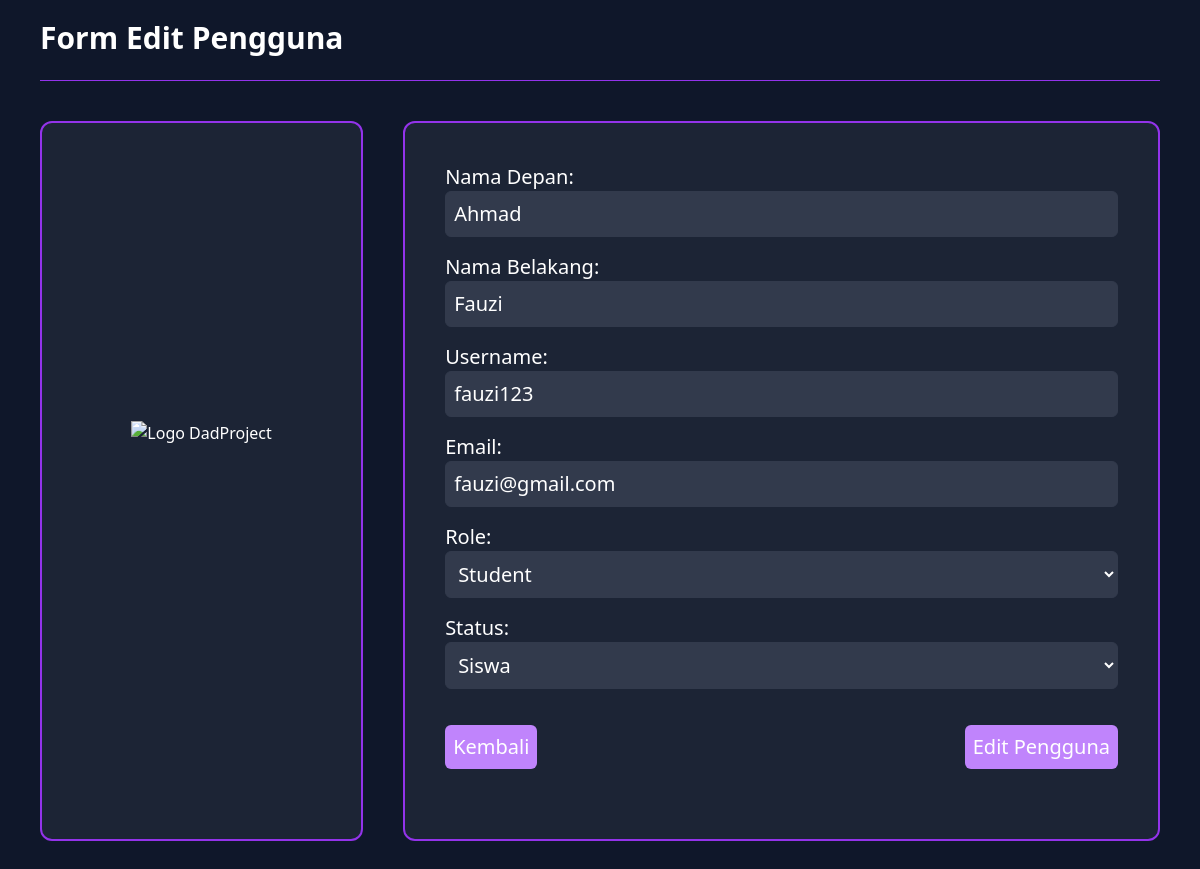
Page /admin/editUser.php?user_id=9 on the committed database.
### tables this page shows
CREATE TABLE `students` (
  `student_id` int(11) NOT NULL AUTO_INCREMENT,
  `user_id` int(11) NOT NULL,
  `nama_depan` varchar(50) DEFAULT NULL,
  `nama_belakang` varchar(50) DEFAULT NULL,
  `status` varchar(20) DEFAULT NULL,
  PRIMARY KEY (`student_id`),
  FOREIGN KEY (`user_id`) REFERENCES `user`(`user_id`) ON DELETE CASCADE
);

CREATE TABLE `user` (
  `user_id` int(11) NOT NULL,
  `nama_depan` varchar(50) DEFAULT NULL,
  `nama_belakang` varchar(50) DEFAULT NULL,
  `nama_lengkap` varchar(50) DEFAULT NULL,
  `username` varchar(100) DEFAULT NULL,
  `email` varchar(100) DEFAULT NULL,
  `password` varchar(100) DEFAULT NULL,
  `role` varchar(20) DEFAULT NULL
);

### admin/editUser.php (the view, shortened to what this page needs)
<?php
require_once '../controller/controlUser.php';
$user_id = (int) $_GET['user_id'];
$stmt = $conn->prepare("
         SELECT user.*, mentors.expertise, students.status
         FROM user
         LEFT JOIN mentors ON user.user_id = mentors.user_id
         LEFT JOIN students ON user.user_id = students.user_id
         WHERE user.user_id = ?
     ");
$stmt->bind_param("i", $user_id);
$stmt->execute();
$result = $stmt->get_result();
$dataUser = $result->fetch_assoc();
?>
<!DOCTYPE html>
<html lang="en">
<head>
    <script src="https://cdn.jsdelivr.net/npm/@tailwindcss/browser@4"></script>
</head>
<body class="bg-[#0F172A] text-white">
    <div class="mx-10 mt-5">
        <h1 class="text-3xl font-semibold">Form Edit Pengguna</h1>
        <br>
        <hr>
    </div>
    <div class="flex p-10 gap-10">
        <div class="flex justify-center items-center w-[30%] h-180 bg-[#1C2435] border-2 border-[#9333EA] rounded-xl">
            <img class="h-30" src="../picture/logo1.png" alt="Logo DadProject">
        </div>
        <form action="" method="POST"
            class="flex flex-col p-10 w-[70%] h-180 bg-[#1C2435] border-2 border-[#9333EA] rounded-xl"
            enctype="multipart/form-data">
            <div class="flex flex-col text-xl">
                <ul>
                    <li class="flex flex-col text-xl mb-4">
                        <label for="namaDepan">Nama Depan:</label>
                        <input
                            class="bg-[#323A4C] p-2 text-white border border-[#323A4C] focus:border-[#9333EA] focus:ring-[#9333EA] focus:outline-none rounded-md"
                            type="text" id="namaDepan" name="namaDepan"
                            value="<?= htmlspecialchars($dataUser['nama_depan']); ?>" required>
                    </li>
                    <li class="flex flex-col text-xl mb-4">
                        <label for="namaBelakang">Nama Belakang:</label>
                        <input
                            class="bg-[#323A4C] p-2 text-white border border-[#323A4C] focus:border-[#9333EA] focus:ring-[#9333EA] focus:outline-none rounded-md"
                            type="text" id="namaBelakang" name="namaBelakang"
                            value="<?= htmlspecialchars($dataUser['nama_belakang']); ?>" required>
                    </li>
                    <li class="flex flex-col text-xl mb-4">
                        <label for="username">Username:</label>
                        <input
                            class="bg-[#323A4C] p-2 text-white border border-[#323A4C] focus:border-[#9333EA] focus:ring-[#9333EA] focus:outline-none rounded-md"
                            type="text" id="username" name="username"
                            value="<?= htmlspecialchars($dataUser['username']); ?>" required>
                    </li>
                    <li class="flex flex-col text-xl mb-4">
                        <label for="email">Email:</label>
                        <input
                            class="bg-[#323A4C] p-2 text-white border border-[#323A4C] focus:border-[#9333EA] focus:ring-[#9333EA] focus:outline-none rounded-md"
                            type="email" id="email" name="email" value="<?= htmlspecialchars($dataUser['email']); ?>"
                            required>
                    </li>
                    <li class="flex flex-col text-xl mb-4">
                        <label for="role">Role:</label>
                        <select id="role" name="role" required onchange="updateFormByRole()"
                            class="bg-[#323A4C] p-2 text-white border border-[#323A4C] focus:border-[#9333EA] focus:ring-[#9333EA] focus:outline-none rounded-md">
                            <option value="student" <?= ($dataUser['role'] == 'student' ? 'selected' : '') ?>>Student
                            </option>
                        </select>
                    </li>
                    <div class="student-fields" id="studentFields">
                        <li class="flex flex-col text-xl mb-4">
                            <label for="status">Status:</label>
                            <select id="status" name="status"
                                class="bg-[#323A4C] p-2 text-white border border-[#323A4C] focus:border-[#9333EA] focus:ring-[#9333EA] focus:outline-none rounded-md">
                                <option value="Siswa" <?= ($dataUser['status'] == 'Siswa' ? 'selected' : '') ?>>Siswa
                                </option>
                            </select>
                        </li>
                    </div>
                </ul>
                <div class="flex justify-between mt-5">
                    <a class="bg-[#C084FC] p-2 rounded-md hover:bg-[#9333EA] hover:scale-102 duration-200"
                        href="manageUser.php">Kembali</a>
                    <button class="bg-[#C084FC] p-2 rounded-md hover:bg-[#9333EA] hover:scale-102 duration-200"
                        type="submit" name="editUser">Edit Pengguna</button>
                </div>
            </div>
        </form>
    </div>
</body>
</html>

### admin/editUser.php (style rules this page uses)
hr { border-color: #9333EA; }

### rows in the picture
students: namaDepan "Ahmad", namaBelakang "Fauzi", username "fauzi123", email "fauzi@gmail.com", status "Siswa"
user: role "Student"
